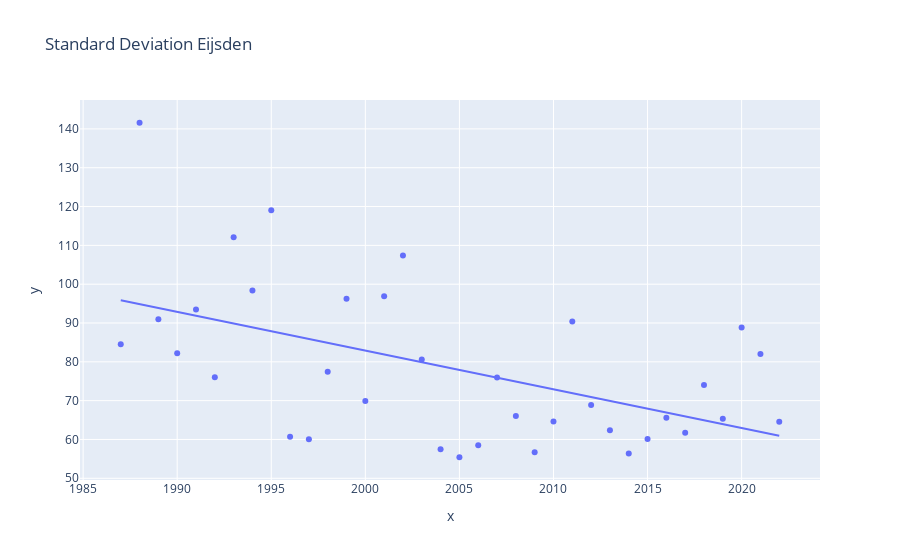

Write notebook code for a chart like this one.
### Code cell
#plot standard deviation Eijsden
fig = px.scatter(dataEijsden, title = 'Standard Deviation Eijsden', x = year_number, y = stdev_list_Eijsden, trendline = 'ols')
fig.show()

### Figure 1 — Plotly figure (JSON) as saved in the notebook; plotly's stock layout.template omitted (floating-point values rounded to 4 significant figures)
{"data": [{"hovertemplate": "x=%{x}<br>y=%{y}<extra></extra>", "legendgroup": "", "marker": {"color": "#636efa", "symbol": "circle"}, "mode": "markers", "name": "", "orientation": "v", "showlegend": false, "type": "scatter", "x": [1987, 1988, 1989, 1990, 1991, 1992, 1993, 1994, 1995, 1996, 1997, 1998, 1999, 2000, 2001, 2002, 2003, 2004, 2005, 2006, 2007, 2008, 2009, 2010, 2011, 2012, 2013, 2014, 2015, 2016, 2017, 2018, 2019, 2020, 2021, 2022], "xaxis": "x", "y": [84.53, 141.6, 90.95, 82.22, 93.5, 76.01, 112.1, 98.4, 119.0, 60.68, 60.08, 77.41, 96.25, 69.89, 96.87, 107.4, 80.58, 57.45, 55.42, 58.51, 75.94, 66.05, 56.68, 64.64, 90.37, 68.9, 62.39, 56.42, 60.12, 65.61, 61.72, 74.06, 65.31, 88.87, 81.99, 64.55], "yaxis": "y"}, {"hovertemplate": "<b>OLS trendline</b><br>y = -0.996607 * x + 2076.1<br>R<sup>2</sup>=0.270090<br><br>x=%{x}<br>y=%{y} <b>(trend)</b><extra></extra>", "legendgroup": "", "marker": {"color": "#636efa", "symbol": "circle"}, "mode": "lines", "name": "", "showlegend": false, "type": "scatter", "x": [1987, 1988, 1989, 1990, 1991, 1992, 1993, 1994, 1995, 1996, 1997, 1998, 1999, 2000, 2001, 2002, 2003, 2004, 2005, 2006, 2007, 2008, 2009, 2010, 2011, 2012, 2013, 2014, 2015, 2016, 2017, 2018, 2019, 2020, 2021, 2022], "xaxis": "x", "y": [95.84, 94.85, 93.85, 92.85, 91.86, 90.86, 89.86, 88.87, 87.87, 86.87, 85.88, 84.88, 83.88, 82.89, 81.89, 80.89, 79.9, 78.9, 77.9, 76.91, 75.91, 74.91, 73.92, 72.92, 71.93, 70.93, 69.93, 68.94, 67.94, 66.94, 65.95, 64.95, 63.95, 62.96, 61.96, 60.96], "yaxis": "y"}], "layout": {"legend": {"tracegroupgap": 0}, "title": {"text": "Standard Deviation Eijsden"}, "xaxis": {"anchor": "y", "domain": [0, 1], "title": {"text": "x"}}, "yaxis": {"anchor": "x", "domain": [0, 1], "title": {"text": "y"}}}}
